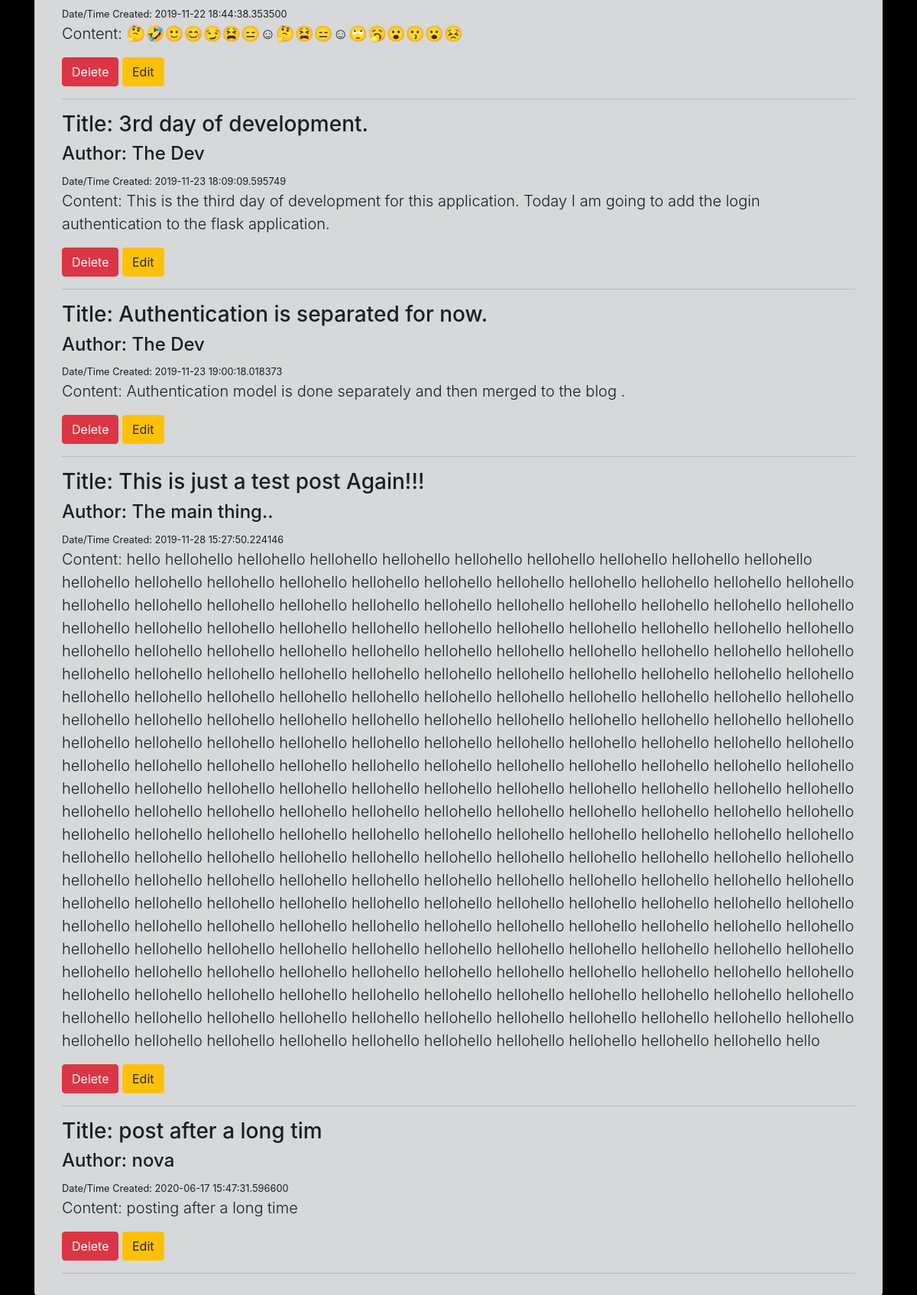
Page /posts (lower part) on the earlier database version.
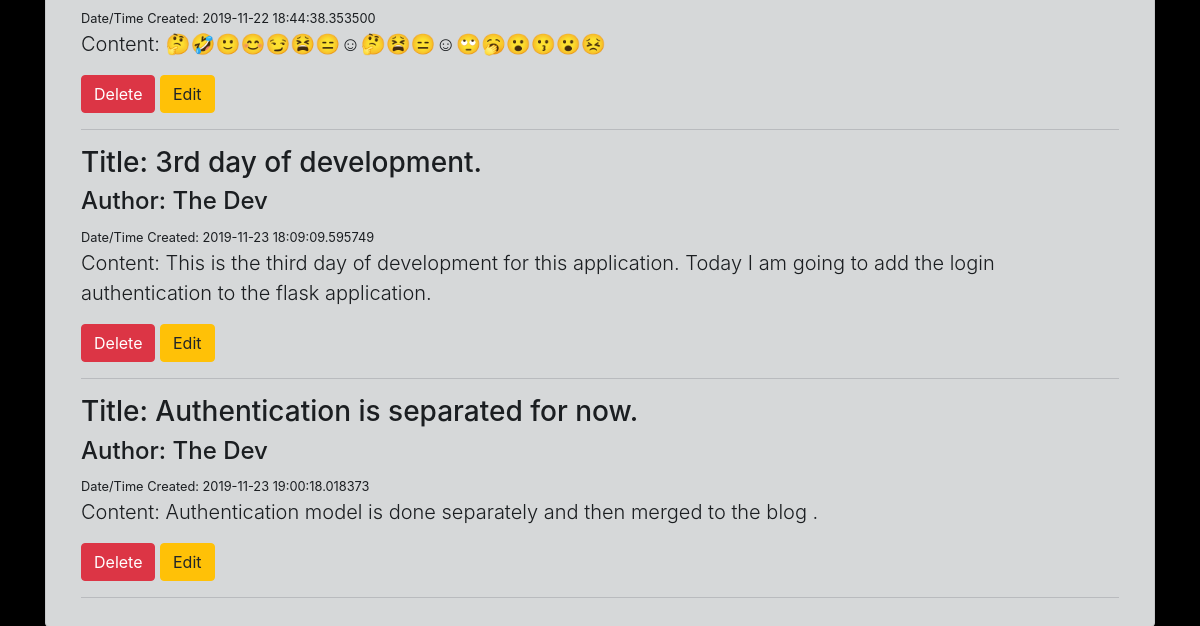
Same page on the later database version.
### app.py (models this page shows, shortened)
class BlogPost(db.Model):
    id = db.Column(db.Integer, primary_key=True)
    title = db.Column(db.String(256), nullable=False)  # this is a required field.
    content = db.Column(db.Text, nullable=False)  # this is a required field.
    author = db.Column(db.String(128), nullable=False, default="N/A")
    date_created = db.Column(db.DateTime, nullable=False, default=datetime.utcnow)

### app.py (the view)
@app.route("/posts", methods=["GET", "POST"])
def posts():
    if request.method == "POST":
        post_title = request.form["title"]
        post_content = request.form["content"]
        post_author = request.form["author"]
        new_post = BlogPost(title=post_title, content=post_content, author=post_author)
        db.session.add(new_post)  # session.add only saves the data for temporary use.
        db.session.commit()  # to save the data always commit the database.
        return redirect("/posts")
    else:
        all_posts = BlogPost.query.order_by(BlogPost.date_created).all()
    return render_template("posts.html", posts=all_posts)

### templates/posts.html (shortened to what this page needs)
{% extends 'base.html' %}
{% block body %}
<br>
<div class="alert alert-dark">
    <div class="container">
        {% for post in posts %}
        <h3>Title: {{ post.title }}</h3>
        {% if post.author %}
        <h4>Author: {{ post.author }} </h4>
        <small>Date/Time Created: {{post.date_created}}</small>
        {%else%}
        <h4>Author: N/A</h4>
        {%endif%}
        <p class="lead">Content: {{ post.content }}</p>
        <a button type="button" class="btn btn-danger" href="/posts/delete/{{post.id}}">Delete</a>
        <a button type="button" class="btn btn-warning" href="/posts/edit/{{post.id}}">Edit</a>
        <hr>
        {% endfor %}
        {% endblock %}

### templates/base.html (shortened to what this page needs)
<!DOCTYPE html>
<html lang="en">
<head>
    <link rel="stylesheet" href="https://maxcdn.bootstrapcdn.com/bootstrap/4.0.0/css/bootstrap.min.css"
>
</head>
<body style="background-color: black;">
    <div class="container">
        {% block body %}
        {% endblock %}
    </div>
</body>
</html>

Differences in the rows shown:
removed BlogPost: title "This is just a test post Again!!!", author "The main thing..", date_created "2019-11-28 15:27:50.224146", content "hello hellohello hellohello hellohello hellohello hellohello hellohello hellohello hellohello hellohello hellohello hellohello hellohello hellohello hellohello hellohello hellohello hellohello hellohello hellohello hellohello hellohello hellohello hellohello hellohello hellohello hellohello hellohello hellohello hellohello hellohello hellohello hellohello hellohello hellohello hellohello hellohello hellohello hellohello hellohello hellohello hellohello hellohello hellohello hellohello hellohello hellohello hellohello hellohello hellohello hellohello hellohello hellohello hellohello hellohello hellohello hellohello hellohello hellohello hellohello hellohello hellohello hellohello hellohello…"
removed BlogPost: title "post after a long tim", author "nova", date_created "2020-06-17 15:47:31.596600", content "posting after a long time"
